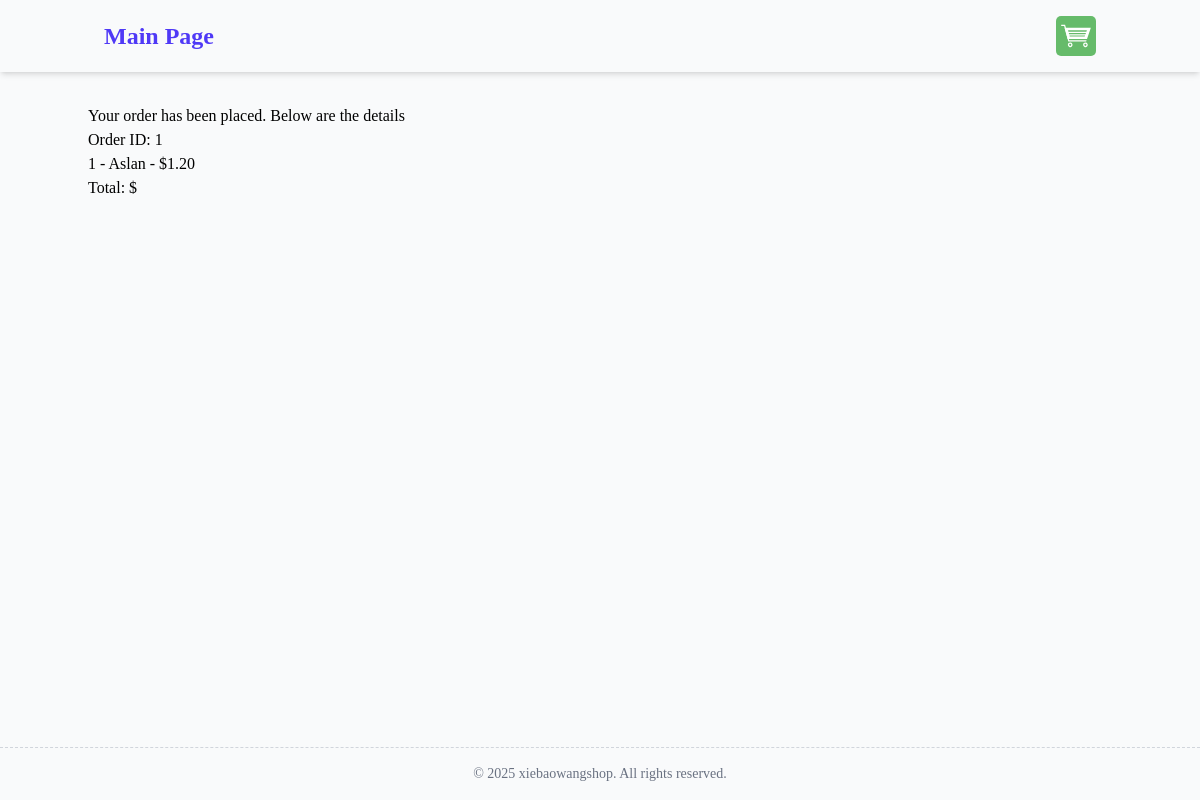
The page /orders/confirmation/1 on the database its author committed.
### orders/models.py (models this page shows, shortened)
class Order(models.Model):
    full_name=models.CharField(max_length=250)
    email=models.EmailField()
    address=models.CharField(max_length=250)
    created_at=models.DateTimeField(auto_now_add=True)
    update_at=models.DateTimeField(auto_now=True)
    paid=models.BooleanField(default=False)

class OrderItem(models.Model):
    order=models.ForeignKey(Order, related_name="items",on_delete=models.CASCADE)
    product=models.ForeignKey(Product, related_name="order_items",on_delete=models.CASCADE)
    price=models.DecimalField(max_digits=10, decimal_places=2)
    quantity=models.PositiveIntegerField(default=1)

### products/models.py (models this page shows, shortened)
class Product(models.Model):
    category = models.ForeignKey(Category,related_name="products",on_delete=models.CASCADE)
    name = models.CharField(max_length=250)
    slug = models.SlugField(unique=True)
    description = models.TextField(blank=True)
    price = models.DecimalField(max_digits=10,decimal_places=2)
    available = models.BooleanField(default=True)
    created = models.DateTimeField(auto_now_add=True)
    updated = models.DateTimeField(auto_now=True)
    image = models.ImageField(upload_to="products",blank=True)

### orders/views.py (the view)
# urls.py: path('confirmation/<int:order_id>', views.order_confirmation, name='order_confirmation'),
def order_confirmation(request, order_id):
    order=get_object_or_404(Order, id=order_id)
    return render(request, 'orders/order_confirmation.html', {'order': order})

### orders/templates/orders/order_confirmation.html (shortened to what this page needs)
{% extends "base.html" %}
{% block content %}
<h2>Your order has been placed. Below are the details</h2>
<h3>Order ID: {{ order.id }}</h3>
<ul>
    {%for item in order.items.all %}
    <li>{{ item.quantity }} - {{ item.product.name }} - ${{ item.product.price }}</li>
    {%endfor%}
</ul>
<p>Total: ${{ order.total }}</p>
{%endblock %}

### rows shown on the page
Order: id "1"
OrderItem: quantity "1", product.name "Aslan", product.price "1.20"
